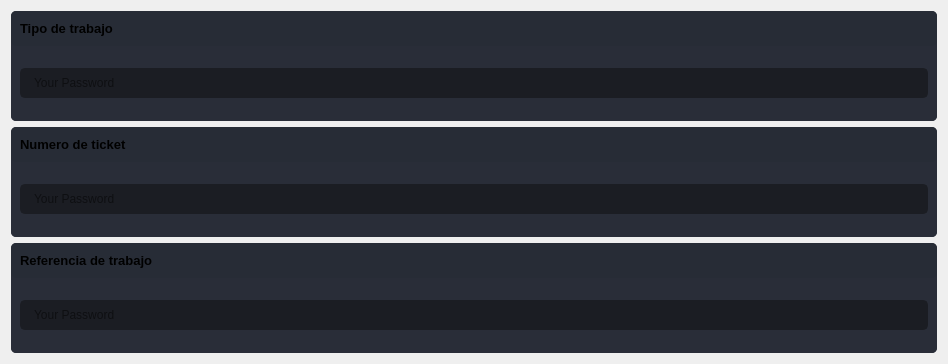
                     <widget class="QFrame" name="frame">
                      <property name="styleSheet">
                       <string notr="true">border-radius: 5px;</string>
                      </property>
                      <property name="frameShape">
                       <enum>QFrame::StyledPanel</enum>
                      </property>
                      <property name="frameShadow">
                       <enum>QFrame::Raised</enum>
                      </property>
                      <layout class="QGridLayout" name="gridLayout">
                       <item row="0" column="0">
                        <widget class="QFrame" name="frame_div_content_4">
                         <property name="minimumSize">
                          <size>
                           <width>0</width>
                           <height>110</height>
                          </size>
                         </property>
                         <property name="maximumSize">
                          <size>
                           <width>16777215</width>
                           <height>110</height>
                          </size>
                         </property>
                         <property name="styleSheet">
                          <string notr="true">background-color: rgb(41, 45, 56);
border-radius: 5px;
</string>
                         </property>
                         <property name="frameShape">
                          <enum>QFrame::NoFrame</enum>
                         </property>
                         <property name="frameShadow">
                          <enum>QFrame::Raised</enum>
                         </property>
                         <layout class="QVBoxLayout" name="verticalLayout_32">
                          <property name="spacing">
                           <number>0</number>
                          </property>
                          <property name="leftMargin">
                           <number>0</number>
                          </property>
                          <property name="topMargin">
                           <number>0</number>
                          </property>
                          <property name="rightMargin">
                           <number>0</number>
                          </property>
                          <property name="bottomMargin">
                           <number>0</number>
                          </property>
                          <item>
                           <widget class="QFrame" name="frame_title_wid_5">
                            <property name="maximumSize">
                             <size>
                              <width>16777215</width>
                              <height>35</height>
                             </size>
                            </property>
                            <property name="styleSheet">
                             <string notr="true">background-color: rgb(39, 44, 54);</string>
                            </property>
                            <property name="frameShape">
                             <enum>QFrame::StyledPanel</enum>
                            </property>
                            <property name="frameShadow">
                             <enum>QFrame::Raised</enum>
                            </property>
                            <layout class="QVBoxLayout" name="verticalLayout_33">
                             <item>
                              <widget class="QLabel" name="labelBoxBlenderInstalation_13">
                               <property name="font">
                                <font>
                                 <family>Segoe UI</family>
                                 <pointsize>10</pointsize>
                                 <weight>75</weight>
                                 <bold>true</bold>
                                </font>
                               </property>
                               <property name="styleSheet">
                                <string notr="true"/>
                               </property>
                               <property name="text">
                                <string>Tipo de trabajo</string>
                               </property>
                              </widget>
                             </item>
                            </layout>
                           </widget>
                          </item>
                          <item>
                           <widget class="QFrame" name="frame_content_wid_5">
                            <property name="frameShape">
                             <enum>QFrame::NoFrame</enum>
                            </property>
                            <property name="frameShadow">
                             <enum>QFrame::Raised</enum>
                            </property>
                            <layout class="QVBoxLayout" name="verticalLayout_34">
                             <item>
                              <layout class="QVBoxLayout" name="verticalLayout_35">
                               <property name="bottomMargin">
                                <number>0</number>
                               </property>
                               <item>
                                <widget class="QLineEdit" name="CampoTipoTrabajo">
                                 <property name="minimumSize">
                                  <size>
                                   <width>0</width>
                                   <height>30</height>
                                  </size>
                                 </property>
                                 <property name="styleSheet">
                                  <string notr="true">QLineEdit {
	background-color: rgb(27, 29, 35);
	border-radius: 5px;
	border: 2px solid rgb(27, 29, 35);
	padding-left: 10px;
}
QLineEdit:hover {
	border: 2px solid rgb(64, 71, 88);
}
QLineEdit:focus {
	border: 2px solid rgb(91, 101, 124);
}</string>
                                 </property>
                                 <property name="text">
                                  <string/>
                                 </property>
                                 <property name="placeholderText">
                                  <string>Your Password</string>
                                 </property>
                                </widget>
                               </item>
                              </layout>
                             </item>
                            </layout>
                           </widget>
                          </item>
                         </layout>
                        </widget>
                       </item>
                       <item row="2" column="0">
                        <widget class="QFrame" name="frame_div_content_1">
                         <property name="minimumSize">
                          <size>
                           <width>926</width>
                           <height>110</height>
                          </size>
                         </property>
                         <property name="maximumSize">
                          <size>
                           <width>16777215</width>
                           <height>110</height>
                          </size>
                         </property>
                         <property name="styleSheet">
                          <string notr="true">background-color: rgb(41, 45, 56);
border-radius: 5px;
</string>
                         </property>
                         <property name="frameShape">
                          <enum>QFrame::NoFrame</enum>
                         </property>
                         <property name="frameShadow">
                          <enum>QFrame::Raised</enum>
                         </property>
                         <layout class="QVBoxLayout" name="verticalLayout_7">
                          <property name="spacing">
                           <number>0</number>
                          </property>
                          <property name="leftMargin">
                           <number>0</number>
                          </property>
                          <property name="topMargin">
                           <number>0</number>
                          </property>
                          <property name="rightMargin">
                           <number>0</number>
                          </property>
                          <property name="bottomMargin">
                           <number>0</number>
                          </property>
                          <item>
                           <widget class="QFrame" name="frame_title_wid_1">
                            <property name="maximumSize">
                             <size>
                              <width>16777215</width>
                              <height>35</height>
                             </size>
                            </property>
                            <property name="styleSheet">
                             <string notr="true">background-color: rgb(39, 44, 54);</string>
                            </property>
                            <property name="frameShape">
                             <enum>QFrame::StyledPanel</enum>
                            </property>
                            <property name="frameShadow">
                             <enum>QFrame::Raised</enum>
                            </property>
                            <layout class="QVBoxLayout" name="verticalLayout_8">
                             <item>
                              <widget class="QLabel" name="labelBoxBlenderInstalation">
                               <property name="font">
                                <font>
                                 <family>Segoe UI</family>
                                 <pointsize>10</pointsize>
                                 <weight>75</weight>
                                 <bold>true</bold>
                                </font>
                               </property>
                               <property name="styleSheet">
                                <string notr="true"/>
                               </property>
                               <property name="text">
                                <string>Referencia de trabajo</string>
                               </property>
                              </widget>
                             </item>
                            </layout>
                           </widget>
                          </item>
                          <item>
                           <widget class="QFrame" name="frame_content_wid_1">
                            <property name="frameShape">
                             <enum>QFrame::NoFrame</enum>
                            </property>
                            <property name="frameShadow">
                             <enum>QFrame::Raised</enum>
                            </property>
                            <layout class="QVBoxLayout" name="verticalLayout_12">
                             <item>
                              <layout class="QVBoxLayout" name="verticalLayout_27">
                               <property name="spacing">
                                <number>1</number>
                               </property>
                               <property name="sizeConstraint">
                                <enum>QLayout::SetMinimumSize</enum>
                               </property>
                               <property name="bottomMargin">
                                <number>0</number>
                               </property>
                               <item>
                                <widget class="QLineEdit" name="CampoReferenciaTrabajo">
                                 <property name="minimumSize">
                                  <size>
                                   <width>0</width>
                                   <height>30</height>
                                  </size>
                                 </property>
                                 <property name="styleSheet">
                                  <string notr="true">QLineEdit {
	background-color: rgb(27, 29, 35);
	border-radius: 5px;
	border: 2px solid rgb(27, 29, 35);
	padding-left: 10px;
}
QLineEdit:hover {
	border: 2px solid rgb(64, 71, 88);
}
QLineEdit:focus {
	border: 2px solid rgb(91, 101, 124);
}</string>
                                 </property>
                                 <property name="text">
                                  <string/>
                                 </property>
                                 <property name="placeholderText">
                                  <string>Your Password</string>
                                 </property>
                                </widget>
                               </item>
                              </layout>
                             </item>
                            </layout>
                           </widget>
                          </item>
                         </layout>
                         <zorder>frame_content_wid_1</zorder>
                         <zorder>frame_title_wid_1</zorder>
                        </widget>
                       </item>
                       <item row="1" column="0">
                        <widget class="QFrame" name="frame_div_content_6">
                         <property name="minimumSize">
                          <size>
                           <width>0</width>
                           <height>110</height>
                          </size>
                         </property>
                         <property name="maximumSize">
                          <size>
                           <width>16777215</width>
                           <height>110</height>
                          </size>
                         </property>
                         <property name="styleSheet">
                          <string notr="true">background-color: rgb(41, 45, 56);
border-radius: 5px;
</string>
                         </property>
                         <property name="frameShape">
                          <enum>QFrame::NoFrame</enum>
                         </property>
                         <property name="frameShadow">
                          <enum>QFrame::Raised</enum>
                         </property>
                         <layout class="QVBoxLayout" name="verticalLayout_40">
                          <property name="spacing">
                           <number>0</number>
                          </property>
                          <property name="leftMargin">
                           <number>0</number>
                          </property>
                          <property name="topMargin">
                           <number>0</number>
                          </property>
                          <property name="rightMargin">
                           <number>0</number>
                          </property>
                          <property name="bottomMargin">
                           <number>0</number>
                          </property>
                          <item>
                           <widget class="QFrame" name="frame_title_wid_7">
                            <property name="maximumSize">
                             <size>
                              <width>16777215</width>
                              <height>35</height>
                             </size>
                            </property>
                            <property name="styleSheet">
                             <string notr="true">background-color: rgb(39, 44, 54);</string>
                            </property>
                            <property name="frameShape">
                             <enum>QFrame::StyledPanel</enum>
                            </property>
                            <property name="frameShadow">
                             <enum>QFrame::Raised</enum>
                            </property>
                            <layout class="QVBoxLayout" name="verticalLayout_41">
                             <item>
                              <widget class="QLabel" name="labelBoxBlenderInstalation_15">
                               <property name="font">
                                <font>
                                 <family>Segoe UI</family>
                                 <pointsize>10</pointsize>
                                 <weight>75</weight>
                                 <bold>true</bold>
                                </font>
                               </property>
                               <property name="styleSheet">
                                <string notr="true"/>
                               </property>
                               <property name="text">
                                <string>Numero de ticket</string>
                               </property>
                              </widget>
                             </item>
                            </layout>
                           </widget>
                          </item>
                          <item>
                           <widget class="QFrame" name="frame_content_wid_7">
                            <property name="frameShape">
                             <enum>QFrame::NoFrame</enum>
                            </property>
                            <property name="frameShadow">
                             <enum>QFrame::Raised</enum>
                            </property>
                            <layout class="QVBoxLayout" name="verticalLayout_42">
                             <item>
                              <layout class="QVBoxLayout" name="verticalLayout_43">
                               <property name="bottomMargin">
                                <number>0</number>
                               </property>
                               <item>
                                <widget class="QLineEdit" name="CampoNumeroTicket">
                                 <property name="minimumSize">
                                  <size>
                                   <width>0</width>
                                   <height>30</height>
                                  </size>
                                 </property>
                                 <property name="styleSheet">
                                  <string notr="true">QLineEdit {
	background-color: rgb(27, 29, 35);
	border-radius: 5px;
	border: 2px solid rgb(27, 29, 35);
	padding-left: 10px;
}
QLineEdit:hover {
	border: 2px solid rgb(64, 71, 88);
}
QLineEdit:focus {
	border: 2px solid rgb(91, 101, 124);
}</string>
                                 </property>
                                 <property name="text">
                                  <string/>
                                 </property>
                                 <property name="placeholderText">
                                  <string>Your Password</string>
                                 </property>
                                </widget>
                               </item>
                              </layout>
                             </item>
                            </layout>
                           </widget>
                          </item>
                         </layout>
                        </widget>
                       </item>
                      </layout>
                     </widget>
